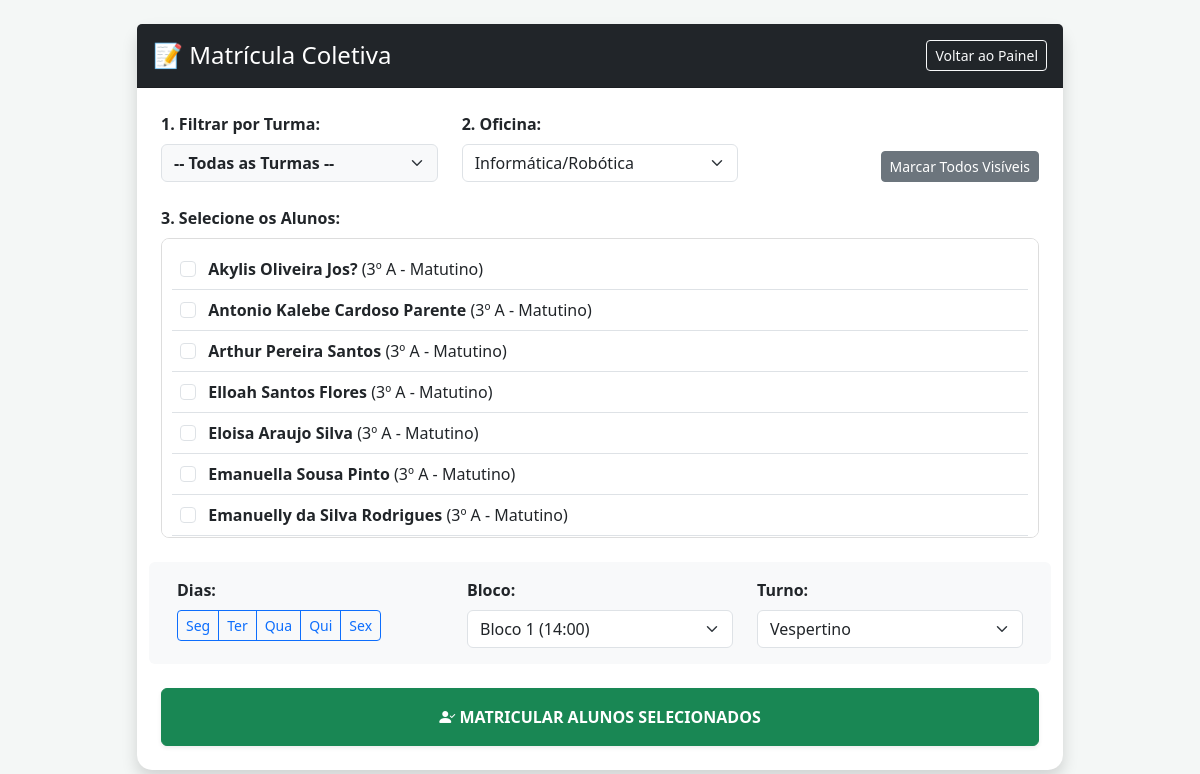
The app's page /matricular_oficina.php (signed in) with its own data.
### tables this page shows
CREATE TABLE `alunos` (
  `id` int(11) NOT NULL,
  `nome` varchar(100) NOT NULL,
  `ano` int(11) NOT NULL,
  `turma` varchar(5) NOT NULL,
  `turno` enum('Matutino','Vespertino') NOT NULL,
  `data_cadastro` timestamp NOT NULL DEFAULT current_timestamp()
);

### matricular_oficina.php (the view, shortened to what this page needs)
<?php
include 'includes/db.php';
$alunos_res = $conn->query("SELECT id, nome, ano, turma, turno FROM alunos ORDER BY nome ASC");
$todos_alunos = [];
while($row = $alunos_res->fetch_assoc()) { $todos_alunos[] = $row; }
?>
<!DOCTYPE html>
<html lang="pt-br">
<head>
    <link href="https://cdn.jsdelivr.net/npm/bootstrap@5.3.0/dist/css/bootstrap.min.css" rel="stylesheet">
    <link rel="stylesheet" href="https://cdn.jsdelivr.net/npm/bootstrap-icons@1.10.5/font/bootstrap-icons.css">
</head>
<body>
<div class="container py-4">
    <div class="row justify-content-center">
        <div class="col-md-10">
            <div class="card card-bulk shadow">
                <div class="card-header bg-dark text-white p-3 d-flex justify-content-between align-items-center">
                    <h4 class="mb-0">📝 Matrícula Coletiva</h4>
                    <a href="admin.php" class="btn btn-sm btn-outline-light">Voltar ao Painel</a>
                </div>
                <div class="card-body p-4">
                    <form method="POST" id="formMatricula">
                        <div class="row mb-4">
                            <div class="col-md-4">
                                <label class="form-label fw-bold">1. Filtrar por Turma:</label>
                                <select id="filtro_turma" class="form-select bg-light fw-bold" onchange="filtrarAlunos()">
                                    <option value="todos">-- Todas as Turmas --</option>
                                </select>
                            </div>
                            <div class="col-md-4">
                                <label class="form-label fw-bold">2. Oficina:</label>
                                <select name="nome_oficina" class="form-select" required>
                                    <option value="Informática">Informática/Robótica</option>
                                </select>
                            </div>
                            <div class="col-md-4 text-end align-self-end">
                                <button type="button" class="btn btn-sm btn-secondary" onclick="marcarTodos(true)">Marcar Todos Visíveis</button>
                            </div>
                        </div>
                        <div class="mb-4">
                            <label class="form-label fw-bold">3. Selecione os Alunos:</label>
                            <div class="lista-alunos" id="lista_alunos">
                                <?php foreach($todos_alunos as $al):
                                    $chave_turma = $al['ano'] . $al['turma'];
                                ?>
                                    <div class="aluno-row p-2 border-bottom" data-turma="<?php echo $chave_turma; ?>">
                                        <input class="form-check-input check-aluno" type="checkbox" name="alunos_selecionados[]" value="<?php echo $al['id']; ?>" id="aluno_<?php echo $al['id']; ?>">
                                        <label class="form-check-label ms-2" for="aluno_<?php echo $al['id']; ?>">
                                            <strong><?php echo $al['nome']; ?></strong> (<?php echo $al['ano']; ?>º <?php echo $al['turma']; ?> - <?php echo $al['turno']; ?>)
                                        </label>
                                    </div>
                                <?php endforeach; ?>
                            </div>
                        </div>
                        <div class="row bg-light p-3 rounded mb-4">
                            <div class="col-md-4">
                                <label class="form-label fw-bold">Dias:</label><br>
                                <div class="btn-group btn-group-sm" role="group">
                                    <input type="checkbox" class="btn-check" name="dias[]" value="Segunda" id="d1"><label class="btn btn-outline-primary" for="d1">Seg</label>
                                    <input type="checkbox" class="btn-check" name="dias[]" value="Terça" id="d2"><label class="btn btn-outline-primary" for="d2">Ter</label>
                                    <input type="checkbox" class="btn-check" name="dias[]" value="Quarta" id="d3"><label class="btn btn-outline-primary" for="d3">Qua</label>
                                    <input type="checkbox" class="btn-check" name="dias[]" value="Quinta" id="d4"><label class="btn btn-outline-primary" for="d4">Qui</label>
                                    <input type="checkbox" class="btn-check" name="dias[]" value="Sexta" id="d5"><label class="btn btn-outline-primary" for="d5">Sex</label>
                                </div>
                            </div>
                            <div class="col-md-4">
                                <label class="form-label fw-bold">Bloco:</label>
                                <select name="bloco" class="form-select">
                                    <option value="Bloco 1">Bloco 1 (14:00)</option>
                                </select>
                            </div>
                            <div class="col-md-4">
                                <label class="form-label fw-bold">Turno:</label>
                                <select name="turno" class="form-select">
                                    <option value="Vespertino">Vespertino</option>
                                </select>
                            </div>
                        </div>
                        <button type="submit" class="btn btn-success w-100 fw-bold py-3 shadow-sm">
                            <i class="bi bi-person-check-fill"></i> MATRICULAR ALUNOS SELECIONADOS
                        </button>
                    </form>
                </div>
            </div>
        </div>
    </div>
</div>
</body>
</html>

### matricular_oficina.php (style rules this page uses)
body { background-color: #f4f7f6; }
.card-bulk { border-radius: 15px; border: none; }
.lista-alunos { max-height: 300px; overflow-y: auto; border: 1px solid #ddd; padding: 10px; border-radius: 8px; background: white; }

### records on screen
alunos: nome "Akylis Oliveira Jos?", ano "3", turma "A", turno "Matutino"
alunos: nome "Antonio Kalebe Cardoso Parente", ano "3", turma "A", turno "Matutino"
alunos: nome "Arthur Pereira Santos", ano "3", turma "A", turno "Matutino"
alunos: nome "Elloah Santos Flores", ano "3", turma "A", turno "Matutino"
alunos: nome "Eloisa Araujo Silva", ano "3", turma "A", turno "Matutino"
alunos: nome "Emanuella Sousa Pinto", ano "3", turma "A", turno "Matutino"
alunos: nome "Emanuelly da Silva Rodrigues", ano "3", turma "A", turno "Matutino"
